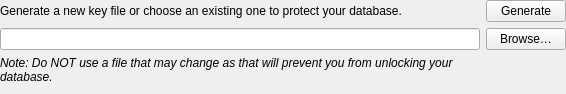
<?xml version="1.0" encoding="UTF-8"?>
<ui version="4.0">
 <class>KeyFileEditWidget</class>
 <widget class="QWidget" name="KeyFileEditWidget">
  <property name="geometry">
   <rect>
    <x>0</x>
    <y>0</y>
    <width>566</width>
    <height>94</height>
   </rect>
  </property>
  <layout class="QGridLayout" name="gridLayout">
   <property name="leftMargin">
    <number>0</number>
   </property>
   <property name="topMargin">
    <number>0</number>
   </property>
   <property name="rightMargin">
    <number>0</number>
   </property>
   <property name="bottomMargin">
    <number>0</number>
   </property>
   <item row="0" column="1">
    <widget class="Material::TonalButton" name="createKeyFileButton">
     <property name="symbol">
      <string notr="true">add</string>
     </property>
     <property name="accessibleName">
      <string>Generate a new key file</string>
     </property>
     <property name="text">
      <string>Generate</string>
     </property>
    </widget>
   </item>
   <item row="0" column="0">
    <widget class="QLabel" name="instructions">
     <property name="text">
      <string>Generate a new key file or choose an existing one to protect your database.</string>
     </property>
     <property name="wordWrap">
      <bool>true</bool>
     </property>
    </widget>
   </item>
   <item row="3" column="0">
    <widget class="QLabel" name="instructions_2">
     <property name="font">
      <font>
       <italic>true</italic>
      </font>
     </property>
     <property name="text">
      <string>Note: Do NOT use a file that may change as that will prevent you from unlocking your database.</string>
     </property>
     <property name="wordWrap">
      <bool>true</bool>
     </property>
    </widget>
   </item>
   <item row="4" column="0">
    <spacer name="verticalSpacer">
     <property name="orientation">
      <enum>Qt::Vertical</enum>
     </property>
     <property name="sizeHint" stdset="0">
      <size>
       <width>0</width>
       <height>0</height>
      </size>
     </property>
    </spacer>
   </item>
   <item row="1" column="0">
    <widget class="QLineEdit" name="keyFileLineEdit">
     <property name="clearButtonEnabled">
      <bool>true</bool>
     </property>
    </widget>
   </item>
   <item row="1" column="1">
    <widget class="Material::OutlinedButton" name="browseKeyFileButton">
     <property name="symbol">
      <string notr="true">folder_open</string>
     </property>
     <property name="accessibleName">
      <string>Browse for key file</string>
     </property>
     <property name="text">
      <string>Browse…</string>
     </property>
    </widget>
   </item>
  </layout>
 </widget>
 <customwidgets>
  <customwidget>
   <class>Material::TonalButton</class>
   <extends>QPushButton</extends>
   <header>gui/material/MaterialButtons.h</header>
  </customwidget>
  <customwidget>
   <class>Material::OutlinedButton</class>
   <extends>QPushButton</extends>
   <header>gui/material/MaterialButtons.h</header>
  </customwidget>
 </customwidgets>
 <resources/>
 <connections/>
</ui>
